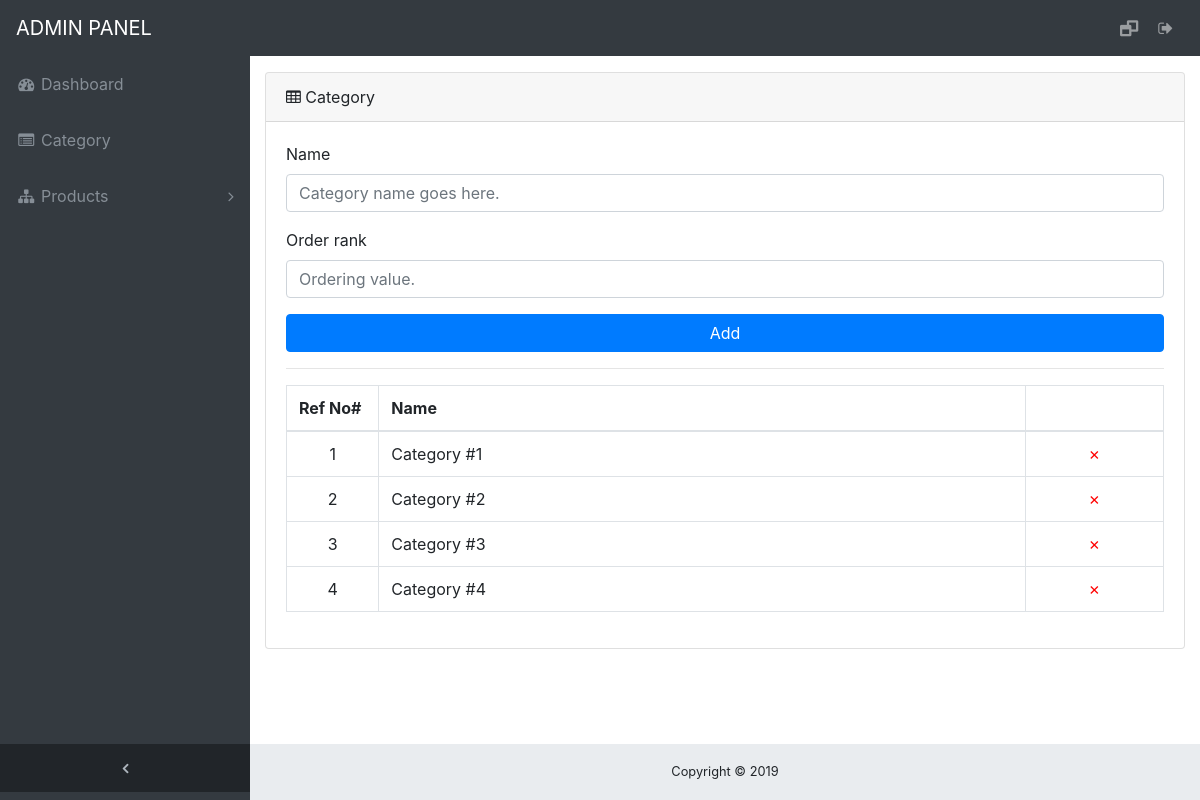
Page /administrator/category.php (signed in) on the committed database.
### tables this page shows
CREATE TABLE `category` (
  `id` int(11) NOT NULL,
  `cat_name` text NOT NULL,
  `ordering` int(11) NOT NULL
);

### administrator/env/functions.php (called while the page is built, shortened)
<?php
$dbInstance = Database::getInstance();
$db = $dbInstance->getDBConnection();
$category   = new Category($db);

### administrator/env/class/Category.class.php (called while the page is built, shortened)
<?php
class Category extends AbstractTask
{
    private $_db;
    private $_tableName = 'category';
    public function __construct($db)
    {
        $this->_db = $db;
    }
    public function getList()
    {
        $sql = "SELECT * FROM ".$this->_tableName." ORDER BY ordering ASC";
        $query = $this->_db->query($sql);
        $result = $this->convertToArray($query);
        return $result;
    }
}

### administrator/env/class/AbstractTask.class.php (called while the page is built, shortened)
<?php
abstract class AbstractTask{
    public function convertToArray($query)
    {
        $arr = array();
        while( $data = $query->fetch(PDO::FETCH_ASSOC)):
            $arr[] = $data;
        endwhile;
        return $arr;
    }
}

### administrator/category.php (the view)
<?php include 'inc/header.php'; ?>
<div class="content-wrapper">
<div class="container-fluid">
    <div class="card mb-3">
        <div class="card-header"><i class="fa fa-table"></i> Category</div>
        <div class="card-body">
            <form action="<?php echo $_SERVER['REQUEST_URI'] ?>" method="post" enctype="multipart/form-data">
                <div class="form-group">
                    <label for="exampleInputEmail1">Name</label>
                    <input class="form-control" type="text"  name="cat_name" placeholder="Category name goes here." value="" required>
                </div>
                <div class="form-group">
                    <label for="exampleInputEmail1">Order rank</label>
                    <input class="form-control" type="text"  name="ordering" placeholder="Ordering value." value="" required>
                </div>
                <button class="btn btn-primary btn-block" name="add_category">Add</button>
            </form>
            <hr>
            <div class="table-responsive">
                <table class="table table-bordered" width="100%" cellspacing="0">
                    <thead>
                        <tr>
                            <th>Ref No#</th>
                            <th>Name</th>
                            <th></th>
                        </tr>
                    </thead>
                    <tbody>
                       <?php
                            $result = $category->getList();
                            if(!empty($result)){
                                foreach($result as $_result){
                       ?>
                        <tr <?php echo( isset($_GET['cid']) && $_GET['cid'] == $_result['id']) ? 'style="background: #f0ffe5;"' : '' ?>>
                            <td width="10%" align="center"><?php echo $_result['ordering']; ?></td>
                            <td width="70%"><?php echo $_result['cat_name']; ?></td>
                            <td width="15%" align="center"><a onclick="return confirm('Are you sure you want to delete?')" href="category.php?ref=category&del=1&id=<?php echo $_result['id'];?>"><span style="color:red">&#x2717;</span></a></td>
                        </tr>
                        <?php
                                }
                            }
                        ?>
                    </tbody>
                </table>
            </div>
        </div>
    </div>
</div>
<?php include 'inc/footer.php'; ?>

### administrator/css/sb-admin.css (style rules this page uses)
html { position: relative; min-height: 100%; }
body { overflow-x: hidden; }
body.sticky-footer { margin-bottom: 56px; }
body.sticky-footer .content-wrapper { min-height: calc(100vh - 56px - 56px); }
body.fixed-nav { padding-top: 56px; }
.content-wrapper { min-height: calc(100vh - 56px); padding-top: 1rem; }
.content-wrapper { overflow-x: hidden; background: white; }
@media (min-width: 992px) { .content-wrapper { margin-left: 250px; } }
.table-bordered td, .table-bordered th { vertical-align: middle; }

### rows in the picture
category: ordering "1", cat_name "Category #1"
category: ordering "2", cat_name "Category #2"
category: ordering "3", cat_name "Category #3"
category: ordering "4", cat_name "Category #4"
